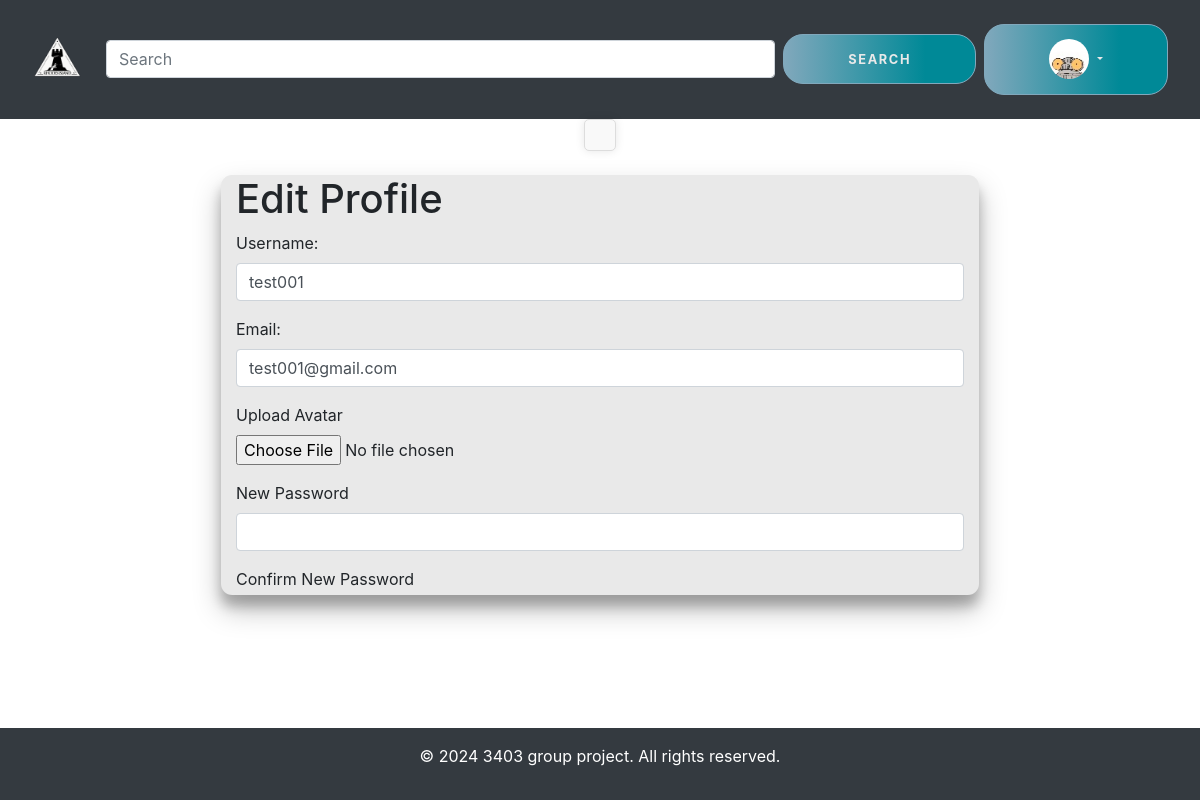
The app's page /profile/test001/edit (signed in) with its own data.
### apps/models.py (models this page shows, shortened)
class User(db.Model, UserMixin):
    id = db.Column(db.Integer, primary_key=True)
    username = db.Column(db.String(30), unique=True, nullable=False)
    email = db.Column(db.String(30), unique=True, nullable=False)
    hashedPassword = db.Column(db.String(128), nullable=False)
    join_date = db.Column(db.DateTime, default=datetime.utcnow)
    avatar = db.Column(db.String(200), nullable=False, default='static/images/avatars/default_avatar.png')
    posts = db.relationship('Post', backref='author', lazy=True)
    comments = db.relationship('Comment', backref='author', lazy=True)
    likes = db.relationship('Like', backref='user', lazy=True)

### apps/routes.py (the view)
@flaskApp.route('/profile/<username>/edit', methods=['GET', 'POST'])
@login_required
def edit_profile(username):
    user = User.query.filter_by(username=username).first_or_404()
    if user != current_user:
        abort(403)  # Forbidden if the current user is not the profile owner
    form = ProfileForm()
    print("Value of form.validate_on_submit: " + str(form.validate_on_submit()))
    if form.validate_on_submit():
        if User.query.filter(User.username == form.username.data, User.id != user.id).first():
            flash('Username already exists. Please choose a different one.', 'danger')
            return render_template('edit_profile.html', form=form, user=user)
        if User.query.filter(User.email == form.email.data, User.id != user.id).first():
            flash('Email already exists. Please choose a different one.', 'danger')
            return render_template('edit_profile.html', form=form, user=user)
        if form.avatar.data:
            filename = secure_filename(form.avatar.data.filename)
            avatar_dir = os.path.join(flaskApp.root_path, 'static/images/avatars')
            avatar_path = os.path.join(avatar_dir, filename).replace('\\', '/')
            form.avatar.data.save(avatar_path)
            user.avatar = os.path.join('images/avatars', filename).replace('\\', '/')
        user.username = form.username.data
        user.email = form.email.data
        if form.password.data and form.password.data == form.confirm_password.data:
            user.set_password(form.password.data)
        db.session.commit()
        flash('Your profile has been updated!', 'success')
        return redirect(url_for('profile', username=user.username, user=user))
    elif request.method == 'GET':
        form.username.data = user.username
        form.email.data = user.email
    return render_template('edit_profile.html', form=form, user=user)

### apps/forms.py
class ProfileForm(FlaskForm):
    username = StringField("Username:", validators=[DataRequired()])
    email = StringField("Email:", validators=[DataRequired(), Email()])
    avatar = FileField("Upload Avatar", validators=[
        FileAllowed(['jpg', 'png'], 'Images only!'),
        FileSize(max_size=5 * 1024 * 1024)  # 5 MB limit
    ])
    password = PasswordField("New Password", validators=[Optional()])
    confirm_password = PasswordField("Confirm New Password",
                                     validators=[EqualTo('password', message='Passwords must match')])
    submit = SubmitField("Update Profile")

### apps/__init__.py (called while the page is built)
@login.user_loader
def load_user(user_id):
    return User.query.get(int(user_id))

### apps/routes.py (called while the page is built)
@flaskApp.context_processor
def inject_user():
    return dict(current_user=current_user)

### apps/templates/edit_profile.html (shortened to what this page needs)
{% extends "base.html" %}
{% block content %}
<div class="container mt-4">
    <h1>Edit Profile</h1>
    <form id="edit-profile-form" action="{{ url_for('edit_profile', username=user.username) }}" method="post" enctype="multipart/form-data">
        <div class="form-group">
            {{ form.username.label }}<br>
            {{ form.username(class="form-control", id="username", size=32) }}
        </div>
        <div class="form-group">
            {{ form.email.label }}<br>
            {{ form.email(class="form-control", id="email", size=32) }}
        </div>
        <div class="form-group">
            {{ form.avatar.label }}<br>
            {{ form.avatar(class="form-control-file") }}
        </div>
        <div class="form-group">
            <label for="password">New Password</label>
            <input type="password" name="password" id="password" class="form-control">
        </div>
        <div class="form-group">
            <label for="confirm_password">Confirm New Password</label>
        </div>
    </form>
</div>
{% endblock %}

### apps/templates/header.html (shortened to what this page needs)
<header class="bg-dark text-white p-3">
    <nav class="navbar navbar-expand-lg navbar-dark">
        <a class="navbar-brand" href="{{ url_for('main') }}">
            <img alt="Website Logo" src="{{ url_for('static', filename='images/logo.png') }}" style="height: 50px;">
        </a>
        {% if request.endpoint != 'login' %}
        <div class="collapse navbar-collapse" id="navbarNav">
            <div class="mx-2 d-flex justify-content-center align-items-center flex-grow-1" style="max-width: 900px;">
                <form class="form-inline w-100 d-flex justify-content-center align-items-center" method="GET" action="{{ url_for('search') }}">
                    <input aria-label="Search" class="form-control mr-2 flex-grow-1" name="query" placeholder="Search" type="search">
                    <button class="btn btn-outline-success" type="submit">Search</button>
                </form>
            </div>
        </div>
        <div class="form-inline">
            {% if current_user.is_authenticated %}
            <div class="dropdown">
                <a aria-expanded="false" aria-haspopup="true" class="btn btn-secondary dropdown-toggle"
                   data-toggle="dropdown" href="#" id="dropdownMenuLink" role="button">
                    <img class="avatar-img" src="{{ url_for('static', filename=current_user.avatar.replace('static/', '')) }}">
                </a>
            </div>
            {% else %}
            <a class="btn btn-primary" href="{{ url_for('login') }}">Sign In / Log In</a>
            {% endif %}
        </div>
        {% endif %}
    </nav>
</header>
<div id="results-container"></div>

### apps/static/css/style.css (style rules this page uses)
html, body { height: 100%; margin: 0; display: flex; flex-direction: column; }
.avatar-img { height: 40px; width: 40px; border-radius: 50%; }
#results-container { max-width: 800px; margin: 0 auto; border: 1px solid #ddd; border-radius: 5px; padding: 15px; background-color: #f9f9f9; box-shadow: 0 0 10px rgba(0, 0, 0, 0.1); }

### apps/static/css/login_style.css (style rules this page uses)
:root { --white: #e9e9e9; --gray: #333; --primary-color: #81a8bc; --secondary-color: #008997; --button-border: #ff4b2b; --button-radius: 0.7rem; --max-width: 758px; --max-height: 420px; font-size: 16px; font-family: -apple-system, BlinkMacSystemFont, "Segoe UI", Roboto, Oxygen, Ubuntu, Cantarell, "Open Sans", "Helvetica Neue", sans-serif; }
html, body { height: 100%; margin: 0; display: flex; flex-direction: column; }
.container { background-color: var(--white); border-radius: var(--button-radius); box-shadow: 0 0.9rem 1.7rem rgba(0, 0, 0, 0.25), 0 0.7rem 0.7rem rgba(0, 0, 0, 0.22); height: var(--max-height); max-width: var(--max-width); overflow: hidden; position: relative; width: 100%; }
.btn { background-color: var(--primary-color); background-image: linear-gradient(90deg, var(--primary-color) 0%, var(--secondary-color) 74%); border-radius: 20px; border: 1px solid var(--primary-color); color: var(--white); cursor: pointer; font-size: 0.8rem; font-weight: bold; letter-spacing: 0.1rem; padding: 0.9rem 4rem; text-transform: uppercase; transition: transform 80ms ease-in; }

### records on screen
User: avatar (picture), username "test001", email "test001@gmail.com"
